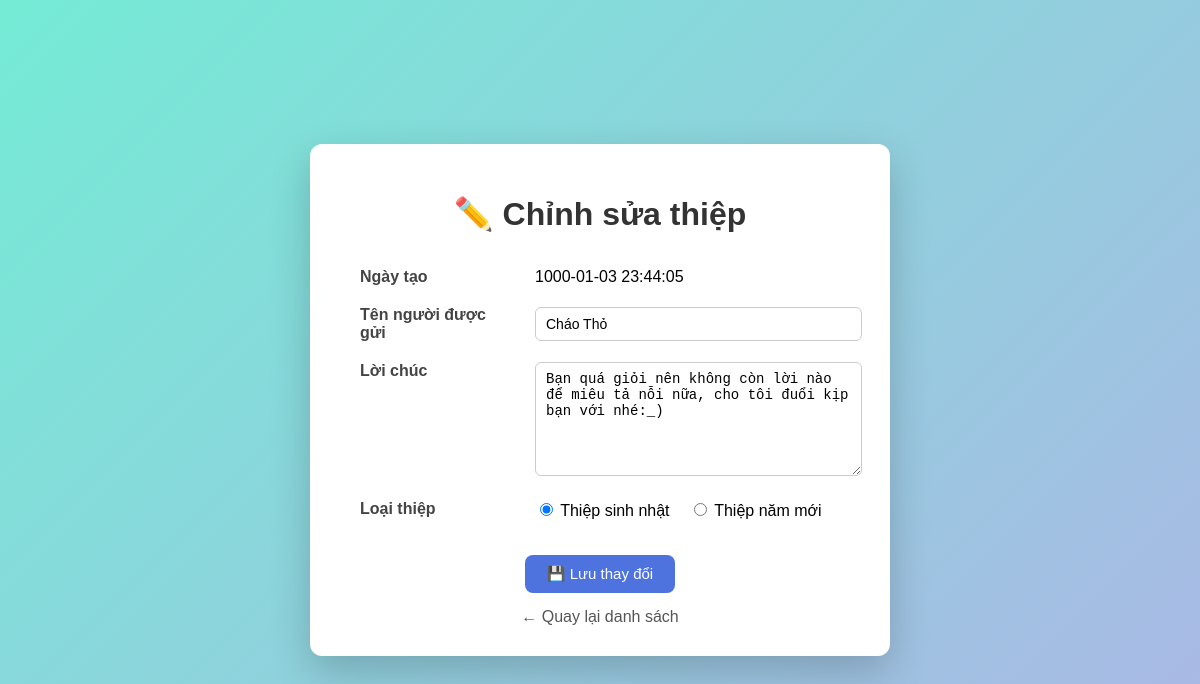
Page /update/4 on the committed database.
### thiep/models.py (models this page shows)
class Info(models.Model):
    id = models.AutoField(primary_key=True)
    date = models.TextField(max_length=100)
    person_name = models.TextField(max_length=50)
    cau_chuc = models.TextField(max_length=1000)
    loai_thiep = models.TextField(max_length=10)
    class Meta:
        managed = True
        db_table = 'info'

### thiep/views.py (the view)
# urls.py: path('update/<int:id>', views.edit, name='update_id'),
def edit(request, id):
    info = get_object_or_404(Info, id=id)
    if request.method == "POST":
        info.person_name = request.POST.get("name")
        info.cau_chuc = request.POST.get("cau_chuc")
        info.loai_thiep = request.POST.get("loai_thiep")
        info.save()
        return redirect("thiep:create")
    return render(request, "edit.html", {"info": info})

### thiep/templates/edit.html (shortened to what this page needs)
<!DOCTYPE html>
<html lang="vi">
<head>
</head>
<body>
<div class="card">
    <h1>✏️ Chỉnh sửa thiệp</h1>
    <form action="{% url 'thiep:update_id' info.id %}" method="post">
        <table>
            <tr>
                <th>Ngày tạo</th>
                <td>{{ info.date }}</td>
            </tr>
            <tr>
                <th>Tên người được gửi</th>
                <td>
                    <input type="text" name="name" value="{{ info.person_name }}">
                </td>
            </tr>
            <tr>
                <th>Lời chúc</th>
                <td>
                    <textarea name="cau_chuc" rows="6">{{ info.cau_chuc }}</textarea>
                </td>
            </tr>
            <tr>
                <th>Loại thiệp</th>
                <td class="radio-group">
                    <input type="radio" name="loai_thiep" value="birthday" id="birthday"
                        {% if info.loai_thiep == 'birthday' %}checked{% endif %}>
                    <label for="birthday">Thiệp sinh nhật</label>
                    <input type="radio" name="loai_thiep" value="newyear" id="newyear"
                        {% if info.loai_thiep == 'newyear' %}checked{% endif %}>
                    <label for="newyear">Thiệp năm mới</label>
                </td>
            </tr>
        </table>
        <div class="actions">
            <button type="submit">💾 Lưu thay đổi</button>
        </div>
    </form>
    <a href="{% url 'thiep:create' %}" class="back">← Quay lại danh sách</a>
</div>
</body>
</html>

### thiep/templates/edit.html (style rules this page uses)
body { margin: 0; padding: 0; font-family: Arial, Helvetica, sans-serif; background: linear-gradient(135deg, #74ebd5, #acb6e5); min-height: 100vh; display: flex; justify-content: center; align-items: center; }
.card { background: #fff; padding: 30px 40px; border-radius: 12px; width: 500px; box-shadow: 0 15px 40px rgba(0,0,0,0.2); }
h1 { text-align: center; margin-bottom: 25px; color: #333; }
table { width: 100%; border-collapse: collapse; }
th { text-align: left; padding: 10px; width: 35%; color: #444; vertical-align: top; }
td { padding: 10px; }
input[type="text"], textarea { width: 100%; padding: 8px 10px; border-radius: 6px; border: 1px solid #ccc; font-size: 14px; }
textarea { resize: vertical; }
.radio-group label { margin-right: 15px; cursor: pointer; }
.actions { text-align: center; margin-top: 25px; }
button { background: #4e73df; color: white; border: none; padding: 10px 22px; font-size: 15px; border-radius: 8px; cursor: pointer; transition: 0.3s; }
.back { display: inline-block; margin-top: 15px; text-align: center; width: 100%; color: #555; text-decoration: none; }

### rows in the picture
Info: date "1000-01-03 23:44:05", name "Cháo Thỏ", cau_chuc "Bạn quá giỏi nên không còn lời nào để miêu tả nỗi nữa, cho tôi đuổi kịp bạn với nhé:_)", loai_thiep "☑ Thiệp sinh nhật", loai_thiep "☐ Thiệp năm mới"
